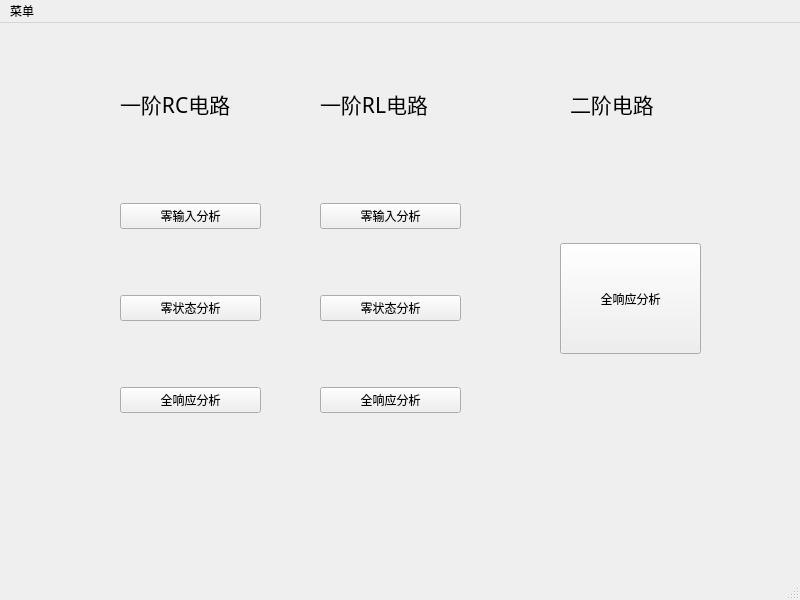
<?xml version="1.0" encoding="UTF-8"?>
<ui version="4.0">
 <class>MainWindow</class>
 <widget class="QMainWindow" name="MainWindow">
  <property name="geometry">
   <rect>
    <x>0</x>
    <y>0</y>
    <width>800</width>
    <height>600</height>
   </rect>
  </property>
  <property name="windowTitle">
   <string>线性动态电路分析</string>
  </property>
  <widget class="QWidget" name="centralwidget">
   <widget class="QWidget" name="gridLayoutWidget">
    <property name="geometry">
     <rect>
      <x>120</x>
      <y>120</y>
      <width>141</width>
      <height>331</height>
     </rect>
    </property>
    <layout class="QGridLayout" name="gridLayout">
     <item row="2" column="0">
      <widget class="QPushButton" name="pushButton_3">
       <property name="text">
        <string>全响应分析</string>
       </property>
      </widget>
     </item>
     <item row="1" column="0">
      <widget class="QPushButton" name="pushButton_2">
       <property name="text">
        <string>零状态分析</string>
       </property>
      </widget>
     </item>
     <item row="0" column="0">
      <widget class="QPushButton" name="pushButton">
       <property name="text">
        <string>零输入分析</string>
       </property>
      </widget>
     </item>
    </layout>
   </widget>
   <widget class="QWidget" name="gridLayoutWidget_2">
    <property name="geometry">
     <rect>
      <x>320</x>
      <y>120</y>
      <width>141</width>
      <height>331</height>
     </rect>
    </property>
    <layout class="QGridLayout" name="gridLayout_2">
     <item row="2" column="0">
      <widget class="QPushButton" name="pushButton_4">
       <property name="text">
        <string>全响应分析</string>
       </property>
      </widget>
     </item>
     <item row="0" column="0">
      <widget class="QPushButton" name="pushButton_6">
       <property name="text">
        <string>零输入分析</string>
       </property>
      </widget>
     </item>
     <item row="1" column="0">
      <widget class="QPushButton" name="pushButton_5">
       <property name="text">
        <string>零状态分析</string>
       </property>
      </widget>
     </item>
    </layout>
   </widget>
   <widget class="QPushButton" name="pushButton_7">
    <property name="geometry">
     <rect>
      <x>560</x>
      <y>220</y>
      <width>141</width>
      <height>111</height>
     </rect>
    </property>
    <property name="text">
     <string>全响应分析</string>
    </property>
   </widget>
   <widget class="QLabel" name="label">
    <property name="geometry">
     <rect>
      <x>120</x>
      <y>40</y>
      <width>171</width>
      <height>81</height>
     </rect>
    </property>
    <property name="font">
     <font>
      <family>黑体</family>
      <pointsize>16</pointsize>
     </font>
    </property>
    <property name="text">
     <string>一阶RC电路</string>
    </property>
   </widget>
   <widget class="QLabel" name="label_2">
    <property name="geometry">
     <rect>
      <x>320</x>
      <y>40</y>
      <width>171</width>
      <height>81</height>
     </rect>
    </property>
    <property name="font">
     <font>
      <family>黑体</family>
      <pointsize>16</pointsize>
     </font>
    </property>
    <property name="text">
     <string>一阶RL电路</string>
    </property>
   </widget>
   <widget class="QLabel" name="label_3">
    <property name="geometry">
     <rect>
      <x>570</x>
      <y>40</y>
      <width>171</width>
      <height>81</height>
     </rect>
    </property>
    <property name="font">
     <font>
      <family>黑体</family>
      <pointsize>16</pointsize>
     </font>
    </property>
    <property name="text">
     <string>二阶电路</string>
    </property>
   </widget>
  </widget>
  <widget class="QMenuBar" name="menubar">
   <property name="geometry">
    <rect>
     <x>0</x>
     <y>0</y>
     <width>800</width>
     <height>26</height>
    </rect>
   </property>
   <widget class="QMenu" name="menu">
    <property name="title">
     <string>菜单</string>
    </property>
    <addaction name="actionExit"/>
   </widget>
   <addaction name="menu"/>
  </widget>
  <widget class="QStatusBar" name="statusbar"/>
  <action name="actionExit">
   <property name="text">
    <string>Exit</string>
   </property>
   <property name="shortcut">
    <string>Esc</string>
   </property>
  </action>
 </widget>
 <tabstops>
  <tabstop>pushButton</tabstop>
  <tabstop>pushButton_2</tabstop>
  <tabstop>pushButton_3</tabstop>
  <tabstop>pushButton_6</tabstop>
  <tabstop>pushButton_5</tabstop>
  <tabstop>pushButton_4</tabstop>
  <tabstop>pushButton_7</tabstop>
 </tabstops>
 <resources/>
 <connections>
  <connection>
   <sender>pushButton</sender>
   <signal>clicked()</signal>
   <receiver>MainWindow</receiver>
   <slot>hide()</slot>
   <hints>
    <hint type="sourcelabel">
     <x>226</x>
     <y>212</y>
    </hint>
    <hint type="destinationlabel">
     <x>255</x>
     <y>491</y>
    </hint>
   </hints>
  </connection>
  <connection>
   <sender>actionExit</sender>
   <signal>triggered()</signal>
   <receiver>MainWindow</receiver>
   <slot>close()</slot>
   <hints>
    <hint type="sourcelabel">
     <x>-1</x>
     <y>-1</y>
    </hint>
    <hint type="destinationlabel">
     <x>399</x>
     <y>299</y>
    </hint>
   </hints>
  </connection>
  <connection>
   <sender>pushButton_2</sender>
   <signal>clicked()</signal>
   <receiver>MainWindow</receiver>
   <slot>hide()</slot>
   <hints>
    <hint type="sourcelabel">
     <x>190</x>
     <y>311</y>
    </hint>
    <hint type="destinationlabel">
     <x>171</x>
     <y>474</y>
    </hint>
   </hints>
  </connection>
  <connection>
   <sender>pushButton_3</sender>
   <signal>clicked()</signal>
   <receiver>MainWindow</receiver>
   <slot>hide()</slot>
   <hints>
    <hint type="sourcelabel">
     <x>251</x>
     <y>402</y>
    </hint>
    <hint type="destinationlabel">
     <x>417</x>
     <y>471</y>
    </hint>
   </hints>
  </connection>
  <connection>
   <sender>pushButton_6</sender>
   <signal>clicked()</signal>
   <receiver>MainWindow</receiver>
   <slot>hide()</slot>
   <hints>
    <hint type="sourcelabel">
     <x>438</x>
     <y>218</y>
    </hint>
    <hint type="destinationlabel">
     <x>483</x>
     <y>195</y>
    </hint>
   </hints>
  </connection>
  <connection>
   <sender>pushButton_5</sender>
   <signal>clicked()</signal>
   <receiver>MainWindow</receiver>
   <slot>hide()</slot>
   <hints>
    <hint type="sourcelabel">
     <x>419</x>
     <y>306</y>
    </hint>
    <hint type="destinationlabel">
     <x>486</x>
     <y>308</y>
    </hint>
   </hints>
  </connection>
  <connection>
   <sender>pushButton_4</sender>
   <signal>clicked()</signal>
   <receiver>MainWindow</receiver>
   <slot>hide()</slot>
   <hints>
    <hint type="sourcelabel">
     <x>437</x>
     <y>388</y>
    </hint>
    <hint type="destinationlabel">
     <x>503</x>
     <y>389</y>
    </hint>
   </hints>
  </connection>
  <connection>
   <sender>pushButton_7</sender>
   <signal>clicked()</signal>
   <receiver>MainWindow</receiver>
   <slot>hide()</slot>
   <hints>
    <hint type="sourcelabel">
     <x>655</x>
     <y>299</y>
    </hint>
    <hint type="destinationlabel">
     <x>732</x>
     <y>312</y>
    </hint>
   </hints>
  </connection>
 </connections>
</ui>
